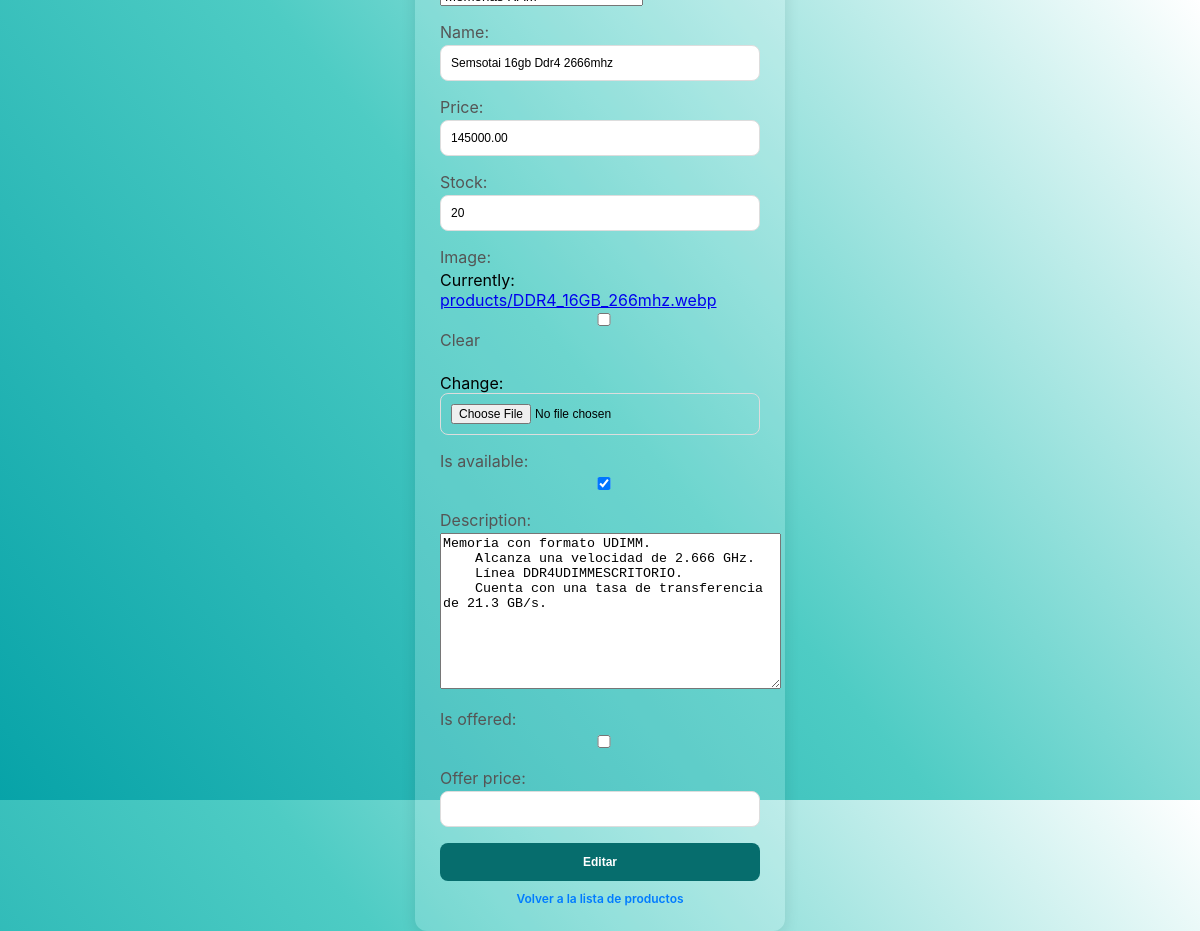
The page /edit_product/3/ on the database as committed earlier.
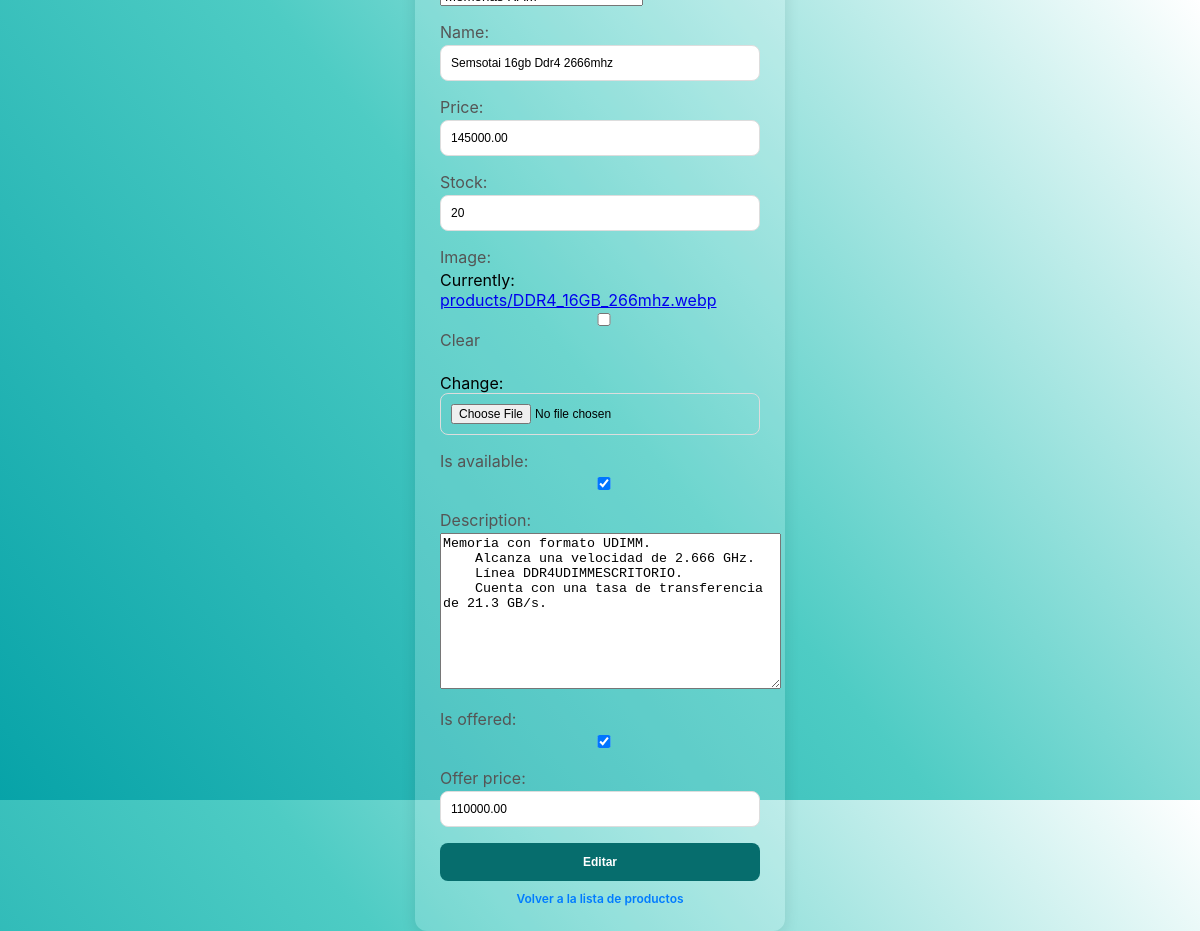
The same page on the database as committed later.
### store/models.py (models this page shows)
class Product(models.Model):
    category = models.CharField(
        choices=[
            ('Procesadores', 'Procesadores'),
            ('Monitores', 'Monitores'),
            ('Memorias RAM', 'Memorias RAM'),
            ('Memorias de Almacenamiento', 'Memorias de Almacenamiento'),
            ('Placas de video', 'Placas de video'),
            ('Fuentes de energia', 'Fuentes de energia'),
            ('Motherboards', 'Motherboards'),
            ('Refrigeracion', 'Refrigeracion'),
            ('Gabinetes', 'Gabinetes')
        ],
        default='Procesadores')
    name = models.CharField(max_length=200)
    price = models.DecimalField(max_digits=10, decimal_places=2)
    stock = models.IntegerField()
    image = models.ImageField(upload_to='products/', blank=True)
    is_available = models.BooleanField(default=True)
    description = models.TextField(blank=True)
    is_offered = models.BooleanField(default=False)
    offer_price = models.DecimalField(max_digits=10, decimal_places=2, null=True, blank=True)

### store/views.py (the view)
# urls.py: path('edit_product/<int:product_id>/', views.edit_product, name='edit_product'),
def edit_product(request, product_id):
    product = Product.objects.get(id=product_id)
    if request.method == 'POST':
        form = ProductForm(request.POST, request.FILES, instance=product)
        if form.is_valid():
            form.save()
            return redirect('store:manage_products')
    else:
        form = ProductForm(instance=product)
    return render(request, 'store/admin/edit_product.html', {'form': form})

### store/forms.py
class ProductForm(forms.ModelForm):
    class Meta:
        model = Product
        fields = ['category', 'name', 'price', 'stock', 'image', 'is_available', 'description', 'is_offered', 'offer_price']
        widgets = {
            'price': forms.NumberInput(attrs={'step': '0.01'}),
            'stock': forms.NumberInput(attrs={'step': '1'}),
            'offer_price': forms.NumberInput(attrs={'step': '0.01'}),
        }

### store/templates/store/admin/edit_product.html (shortened to what this page needs)
{% load static %}
<!DOCTYPE html>
<html lang="en">
<head>
    <link rel="stylesheet" href="{% static 'css/login.css' %}">
</head>
<body>
    <div class="login-container">
        <form method="post" class="form-group" enctype="multipart/form-data">
            {{ form.as_p }}
        <button type="submit" class="btn-submit">Editar</button>
        </form>
        <div class="link-text">
            <a href="{% url 'store:manage_products' %}">Volver a la lista de productos</a>
        </div>
    </div>
</body>
</html>

Rows that differ between the two databases and show on the page:
changed Product "Memorias RAM": is_offered "☐" → "☑"; offer_price (not shown) → "110000.00"
